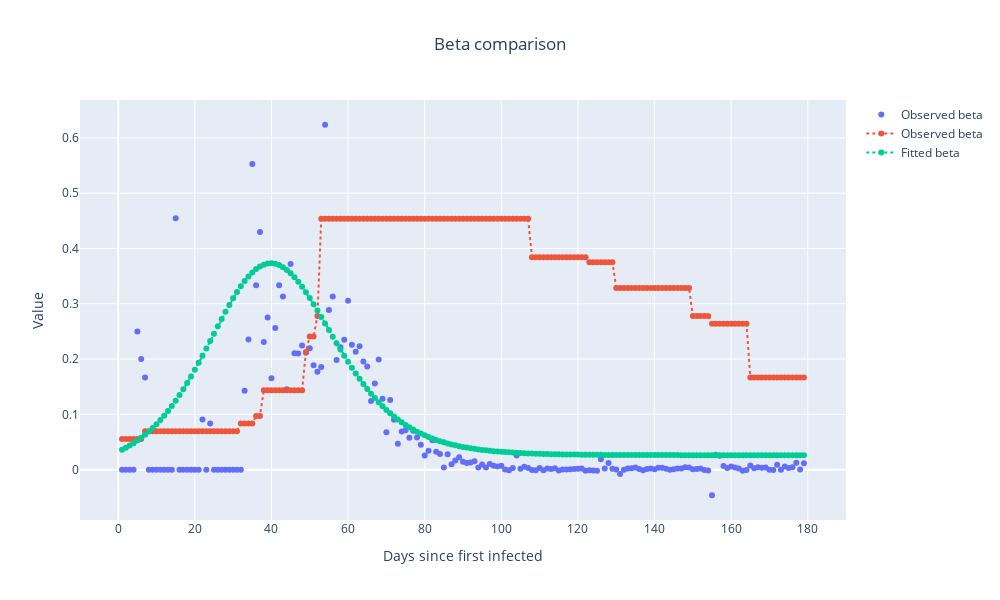

Notebook code cell kept with this figure:
### Code cell
fig = go.Figure()
fig.add_trace(go.Scatter(x=tspan, y=EPI_data.beta, mode='markers', name='Observed beta', line = dict(dash='dot')))
fig.add_trace(go.Scatter(x=tspan, y=EPI_data.s/200, mode='lines+markers', name='Observed beta', line = dict(dash='dot')))
fig.add_trace(go.Scatter(x=tspan, y=beta_(tspan, beta_params), mode='lines+markers', name='Fitted beta', line = dict(dash='dot')))
fig.update_layout(title='Beta comparison',
                       xaxis_title='Days since first infected',
                       yaxis_title='Value',
                       title_x=0.5,
                      width=1000, height=600
                     )
if STATIC_PLOTS:
    img_bytes = fig.to_image(format="png")
    display(Image(img_bytes))
else:
    fig.show()

### Figure 1 — Plotly figure (JSON) as saved in the notebook; plotly's stock layout.template omitted (floating-point values rounded to 4 significant figures; data arrays with more than 128 entries replaced by an {"elided": "..."} marker saying what was removed)
{"data": [{"line": {"dash": "dot"}, "mode": "markers", "name": "Observed beta", "type": "scatter", "x": {"elided": "179 int values"}, "y": {"elided": "189 float values"}}, {"line": {"dash": "dot"}, "mode": "lines+markers", "name": "Observed beta", "type": "scatter", "x": {"elided": "179 int values"}, "y": {"elided": "189 float values"}}, {"line": {"dash": "dot"}, "mode": "lines+markers", "name": "Fitted beta", "type": "scatter", "x": {"elided": "179 int values"}, "y": {"elided": "179 float values"}}], "layout": {"height": 600, "title": {"text": "Beta comparison", "x": 0.5}, "width": 1000, "xaxis": {"autorange": true, "range": [-9.978, 190.0], "title": {"text": "Days since first infected"}, "type": "linear"}, "yaxis": {"autorange": true, "range": [-0.09108, 0.6685], "title": {"text": "Value"}, "type": "linear"}}}
